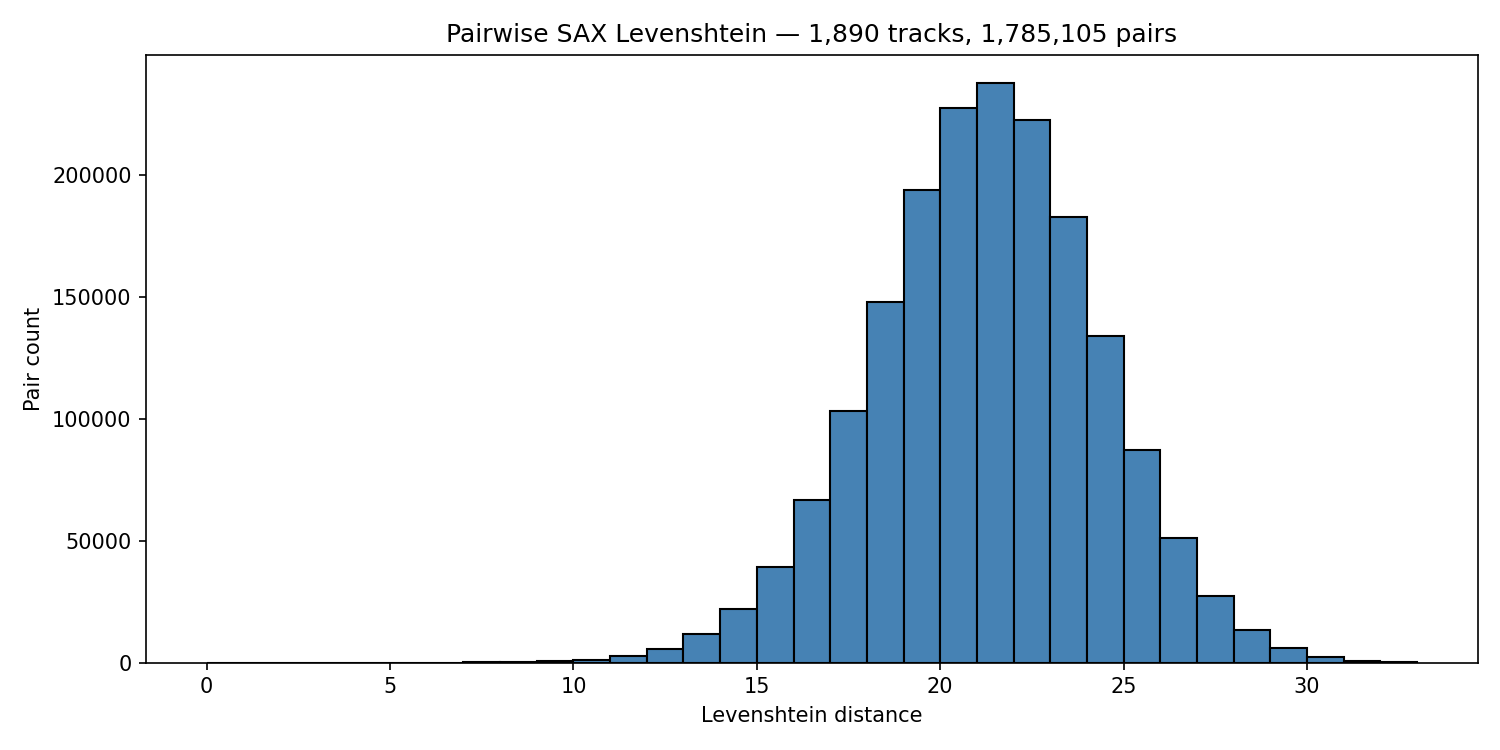

Write Python code to recreate this figure.
"""
Compute pairwise Levenshtein distances over waveform_sax strings and plot a histogram.
"""
import sqlite3
import time
from pathlib import Path

import numpy as np
from rapidfuzz import process
from rapidfuzz.distance import Levenshtein

DB = Path.home() / "Library/Application Support/com.rlupi.deep-cuts/deep_cuts.db"


def main():
    con = sqlite3.connect(DB)
    rows = con.execute(
        "SELECT waveform_sax FROM tracks WHERE waveform_sax IS NOT NULL"
    ).fetchall()
    con.close()

    strings = [r[0] for r in rows]
    print(f"Loaded {len(strings)} SAX strings (len={len(strings[0])})")

    t0 = time.perf_counter()
    dm = process.cdist(strings, strings, scorer=Levenshtein.distance, workers=-1)
    elapsed = time.perf_counter() - t0
    print(f"cdist completed in {elapsed:.2f}s  shape={dm.shape}")

    # Upper triangle only (exclude diagonal)
    upper = dm[np.triu_indices_from(dm, k=1)]
    print(f"Pairs: {len(upper):,}")
    print(f"min={upper.min()}  max={upper.max()}  mean={upper.mean():.2f}  median={np.median(upper):.1f}")

    try:
        import matplotlib.pyplot as plt
        fig, ax = plt.subplots(figsize=(10, 5))
        ax.hist(upper, bins=range(0, int(upper.max()) + 2), edgecolor="black", color="steelblue")
        ax.set_xlabel("Levenshtein distance")
        ax.set_ylabel("Pair count")
        ax.set_title(f"Pairwise SAX Levenshtein — {len(strings):,} tracks, {len(upper):,} pairs")
        plt.tight_layout()
        out = Path(__file__).parent / "sax_levenshtein_histogram.png"
        plt.savefig(out, dpi=150)
        print(f"Saved histogram → {out}")
    except ImportError:
        print("matplotlib not available — skipping plot")
        # Print a simple text histogram
        counts = np.bincount(upper)
        for d, c in enumerate(counts):
            if c:
                print(f"  d={d:2d}  {'#' * min(c // 1000, 60)}  {c:,}")


if __name__ == "__main__":
    main()
